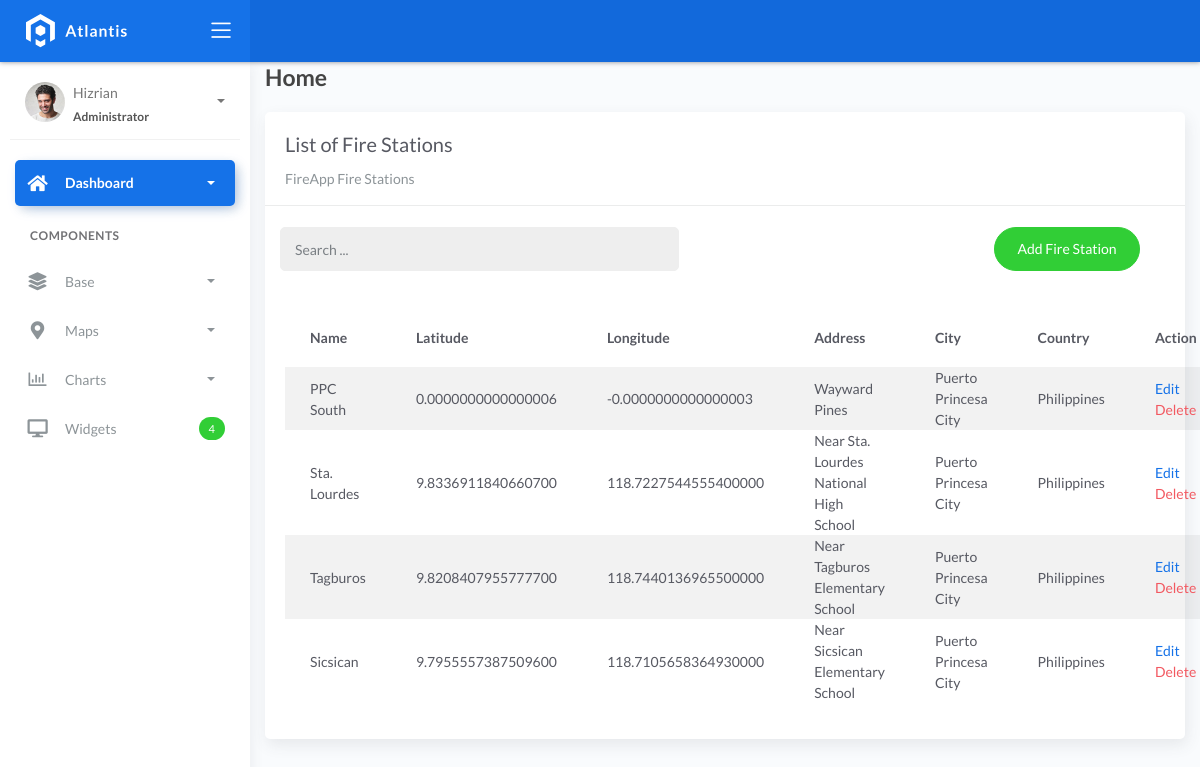
/firestationlist, run on an earlier commit of the app's database.
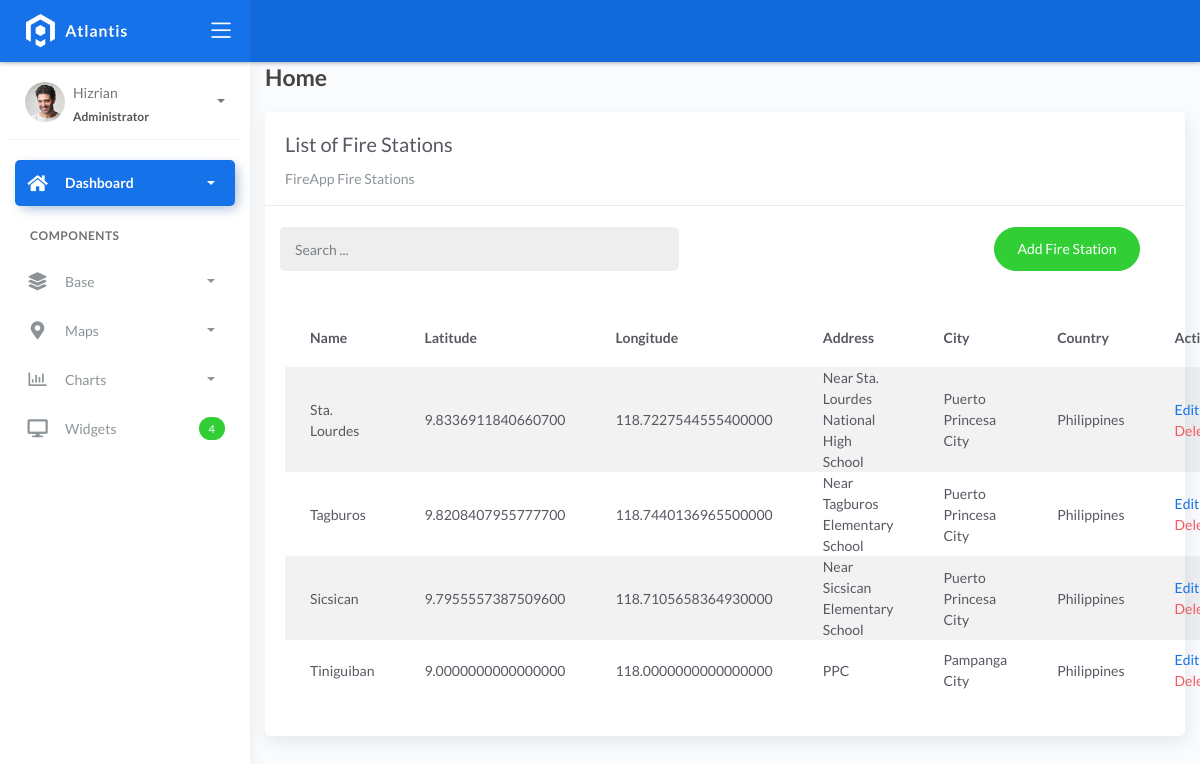
And on a later commit of the database.
### fire/models.py (models this page shows, shortened)
class BaseModel(models.Model):
    created_at = models.DateTimeField(auto_now_add=True, db_index=True)
    updated_at = models.DateTimeField(auto_now=True)
    class Meta:
        abstract = True

class FireStation(BaseModel):
    name = models.CharField(max_length=150)
    latitude = models.DecimalField(
        max_digits=22, decimal_places=16, null=True, blank=True)
    longitude = models.DecimalField(
        max_digits=22, decimal_places=16, null=True, blank=True)
    address = models.CharField(max_length=150)
    city = models.CharField(max_length=150)  # can be in separate table
    country = models.CharField(max_length=150)  # can be in separate table

### fire/views.py (the view)
# urls.py: path('firestationlist', FireStationList.as_view(), name='firestation-list'),
class FireStationList(ListView):
    model = FireStation
    context_object_name = 'firestation'
    template_name = "firestationlist.html"
    paginate_by = 5
    def get_queryset(self, *args, **kwargs):
        qs = super(FireStationList, self).get_queryset(*args, **kwargs)
        if self.request.GET.get("q") != None:
            query = self.request.GET.get('q')
            qs = qs.filter(Q(name__icontains=query) |
            Q(city__icontains=query) | Q(country__icontains=query))
        return qs

### templates/firestationlist.html (shortened to what this page needs)
{% extends 'base.html' %} {% load static %} {% block content %}
<div class="content">
    <div class="container-fluid">
        <h4 class="page-title">Home</h4>
        <div class="row">
            <div class="col-md-12">
                <div class="card">
                    <div class="card-header">
                        <div class="card-title">List of Fire Stations</div>
                        <div class="card-category">FireApp Fire Stations</div>
                    </div>
                    <br>
                        <div class="col-md-12 row">
                            <div class="col-md-6">
                                <form action="" class="navbar-left navbar-form nav-search mr-md-3" action="{% url 'firestation-list' %}">
                                    <div class="input-group">
                                        <input type="text" placeholder="Search ..." class="form-control" name="q">
                                        <div class="input-group-append">
                                        <span class="input-group-text">
                                        </span>
                                        </div>
                                    </div>
                                </form>
                            </div>
                            <div class="col-md-6">
                                <div class="pull-right">
                                    <a href="{% url 'firestation-add' %}" class="btn btn-success btn-rounded">Add Fire Station</a>
                                </div>
                            </div>
                        </div>
                    <div class="card-body">
                        <table class="table table-striped mt-3">
                            <thead>
                                <tr>
                                    <th scope="col">Name</th>
                                    <th scope="col">Latitude</th>
                                    <th scope="col">Longitude</th>
                                    <th scope="col">Address</th>
                                    <th scope="col">City</th>
                                    <th scope="col">Country</th>
                                    <th scope="col">Action</th>
                                </tr>
                            </thead>
                            <tbody>
                                {% for object in object_list %}
                                <tr>
                                    <td>{{ object.name }}</td>
                                    <td>{{ object.latitude }}</td>
                                    <td>{{ object.longitude }}</td>
                                    <td>{{ object.address }}</td>
                                    <td>{{ object.city }}</td>
                                    <td>{{ object.country }}</td>
                                    <td>
                                        <a href="firestationlist/{{ object.id }}">Edit</a>
                                        <a href="firestationlist/{{ object.id }}/delete" class="text-danger">Delete</a>
                                    </td>
                                </tr>
                                {% empty %}
                                <tr>
                                    <td colspan="4" style="text-align: center">
                                    <p class="text-sm font-weight-bold mb-0">No Records Found</p>
                                    </td>
                                </tr>
                                {% endfor %}
                            </tbody>
                        </table>
                    </div>
                </div>
            </div>
        </div>
    </div>
</div>
{% endblock %}

What changed in the data, as far as the page shows it:
removed FireStation: name "PPC South", latitude "0.0000000000000006", longitude "-0.0000000000000003", address "Wayward Pines", city "Puerto Princesa City", country "Philippines"
added FireStation: name "Tiniguiban", latitude "9.0000000000000000", longitude "118.0000000000000000", address "PPC", city "Pampanga City", country "Philippines"
